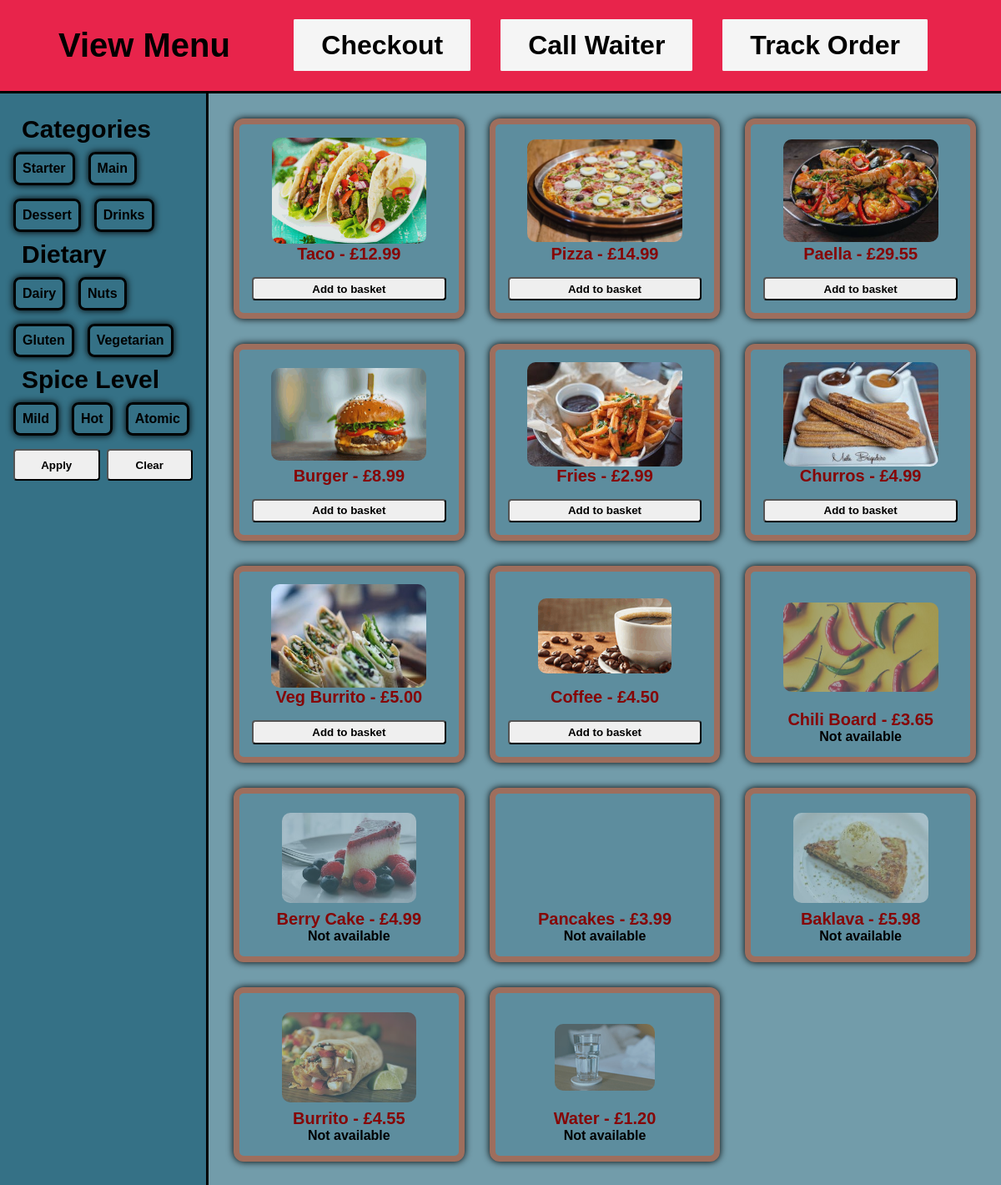
The app's page /app/ with its own data.
### app/models.py (models this page shows, shortened)
class MenuItem(models.Model):
    categoryOptions = {
        ('starters', 'Starter'),
        ('mains', 'Main'),
        ('desserts', 'Dessert'),
        ('drinks', 'Drink')
    }
    spiceOptions = {
        ('spiceless', 'Spiceless'), #there is no filter option for this but it is the default option (?)
        ('mild', 'Mild'),
        ('hot', 'Hot'),
        ('atomic', 'Atomic')
    }
    allergyOptions = {
        ('none', 'None'), #there is no filter option for this but it is the default option (?)
        ('dairy', 'Dairy'),
        ('gluten', 'Gluten'),
        ('nuts', 'Nuts'),
        ('vegetarian', 'Vegetarian')
    }
    menuItemID = models.AutoField(primary_key=True)
    available = models.BooleanField()
    name = models.CharField(max_length=30)
    description = models.CharField(max_length=120, default = 'Delicious meal')
    price = models.FloatField()
    calories = models.IntegerField(validators=[MaxValueValidator(3500)], default = 150)
    image = models.ImageField(upload_to='MenuItemImages/', blank=False, null=False)
    category = models.CharField(max_length=30, default = 'mains', choices=categoryOptions)
    spice = models.CharField(max_length = 15, default = 'spiceless', choices=spiceOptions)
    allergy = models.CharField(max_length = 30, default = 'none', choices=allergyOptions) #uses string, not discrete options
    def getAvailable():
        return MenuItem.objects.filter(available=True)
    def getNotAvailable():
        return MenuItem.objects.filter(available=False)

### app/views.py (the view)
# urls.py: path('', filteredItems, name='filteredItems'),
def filteredItems(request):
    allergy = request.GET.get('allergy', '')
    category = request.GET.get('category', '')
    spice = request.GET.get('spice', '')
    menu_items = MenuItem.getAvailable()
    itemsNotOnMenu = MenuItem.getNotAvailable()
    if allergy:
        menu_items = menu_items.exclude(allergy__icontains=allergy)
        itemsNotOnMenu = itemsNotOnMenu.exclude(allergy__icontains=allergy)
    if category:
        menu_items = menu_items.filter(category__icontains=category)
        itemsNotOnMenu = itemsNotOnMenu.filter(category__icontains=category)
    if spice:
        menu_items = menu_items.filter(spice__icontains=spice)
        itemsNotOnMenu = itemsNotOnMenu.filter(spice__icontains=spice)
    context = {
        "itemsOnMenu": menu_items,
        "itemsNotOnMenu" : itemsNotOnMenu
        }
    return render(request, "MenuPage.html", context)

### app/templates/MenuPage.html (shortened to what this page needs)
<!DOCTYPE html>
<head>
    {% load static %}
    <link rel="stylesheet" type="text/css" href="{% static 'app/style.css' %}">
</head>
<body>
<nav class="navbar">
    <div class="logo">View Menu</div>
    <ul class="pages">
        <li><a href="{% url 'checkout' %}">Checkout</a></li>
        <li><a href="{% url 'callWaiter' %}">Call Waiter</a></li>
        <li><a href="{% url 'orderStatus'%}">Track Order</a></li>
    </ul>
</nav>
<div class = "container">
    <div class="sidenav">
        <h3 class="sidenav-header">Categories</h3>
        <ul>
            <li id = "startersToggle">Starter</li>
            <li id = "mainsToggle">Main</li>
            <li id = "dessertToggle">Dessert</li>
            <li id = "drinksToggle">Drinks</li>
        </ul>
        <h3 class="sidenav-header">Dietary</h3>
        <ul>
            <li id = "dairyToggle">Dairy</li>
            <li id = "nutsToggle">Nuts</li>
            <li id = "glutenToggle">Gluten</li>
            <li id = "vegetarianToggle">Vegetarian</li>
        </ul>
        <h3 class="sidenav-header">Spice Level</h3>
        <ul>
            <li id = "mildToggle">Mild</li>
            <li id = "hotToggle">Hot</li>
            <li id = "atomicToggle">Atomic</li>
        </ul>
        <div class="btns-group">
            <button type="button" id="applyF" class="btns">Apply </button>
            <button type="button" id="clearF" class="btns">Clear </button>
        </div>
    </div>
    <div class="grid">
        {% if itemsOnMenu %}
            {% for item in itemsOnMenu %}
                <div class="menu-item">
                    <img src="{{ item.image.url}}" alt="">
                    <p><a href="{% url 'itemInfo' item.menuItemID %}">{{ item.name }} - £{{ item.price|floatformat:2 }}</a></p>
                    <button type="button" onclick="location.href = '/app/addItem/{{ item.menuItemID }}'">Add to basket</button>
                </div>
            {% endfor %}
        {% endif %}
        {% if itemsNotOnMenu %}
            {% for item in itemsNotOnMenu %}
                <div class="menu-item">
                    <img src="{{ item.image.url}}"  alt="" style="opacity: 0.5;">
                    <p><a href="{% url 'itemInfo' item.menuItemID %}">{{ item.name }} - £{{ item.price|floatformat:2 }}</a></p>
                    <p>Not available</p>
                </div>
            {% endfor %}
        {% endif %}
    </div>
</div>
</body>

### app/static/app/style.css (style rules this page uses)
* { margin: 0; padding: 0; box-sizing: border-box; font-family: Verdana, sans-serif; font-weight: bold; }
nav { width: 100%; padding: 20px 70px; background: rgb(232, 36, 75); border-bottom: 3px solid black; align-items: center; justify-content: space-between; display: flex; z-index: 1; padding-block: 2rem; position: sticky; top: 0; }
nav * { align-items: flex-start; }
html, body { height: 100%; }
body { background-color: #729caa; overflow-y: auto; display: flex; flex-direction: column; }
.pages { display: flex; list-style-type: none; }
.pages li { margin: 3px; }
.pages li a { color: black; font-size: 32px; border: 3px solid whitesmoke; padding: 10px 30px; margin: 0 15px; background-color: whitesmoke; transition: 0.3s ease; text-decoration: none; border-radius: 2px; font-weight: bold; font-family: 'Lucida Sans', 'Lucida Sans Regular', 'Lucida Grande', 'Lucida Sans Unicode', Geneva, Verdana, sans-serif; }
.logo { font-size: 40px; }
.sidenav li { padding: 8px 8px; border: 3px solid black; border-radius: 8px; box-shadow: 0 0 9px #000000; cursor: pointer; }
.container { display: flex; position: relative; height: 100%; }
.grid { display: grid; grid-template-columns: repeat(auto-fill, minmax(250px, 1fr)); padding: 15px; flex: 1; background-color: #729caa; overflow-y: auto; }
.menu-item { display: flex; flex-direction: column; justify-content: space-between; font-weight: bold; border: 7px solid #9e6e5d; background-color: #5d8d9e; border-radius: 12px; padding: 15px; margin: 15px; text-align: center; box-shadow: 0 0 9px #000000; max-height: 250px; }
.menu-item a:visited, .menu-item a:link { color: #850606; text-decoration: none; font-size: 20px; }
.menu-item img { max-height: 65%; max-width: 80%; width: auto; margin: auto; display: block; border-radius: 10px; border: #357186; opacity: 0.94; transition: opacity 0.08s, transform 0.08s; }
.menu-item button { margin-top: 1rem; padding-block: .3rem; border-radius: 4px; }
.btns-group { display: flex; gap: 8px; margin-block: 1rem; }
a:visited, a:link { color: #2e305b; text-decoration: none; font-size: 30px; }
.container { overflow-y: auto; }
.sidenav { position: sticky; left: 0; }
.grid { overflow-y: auto; }
button { cursor: pointer; }

### records on screen
MenuItem: image (picture), name "Taco", price "12.99"
MenuItem: image (picture), name "Pizza", price "14.99"
MenuItem: image (picture), name "Paella", price "29.55"
MenuItem: image (picture), name "Burger", price "8.99"
MenuItem: image (picture), name "Fries", price "2.99"
MenuItem: image (picture), name "Churros", price "4.99"
MenuItem: image (picture), name "Veg Burrito", price "5.00"
MenuItem: image (picture), name "Coffee", price "4.50"
MenuItem: image (picture), name "Chili Board", price "3.65"
MenuItem: image (picture), name "Berry Cake", price "4.99"
MenuItem: name "Pancakes", price "3.99"
MenuItem: image (picture), name "Baklava", price "5.98"
MenuItem: image (picture), name "Burrito", price "4.55"
MenuItem: image (picture), name "Water", price "1.20"
